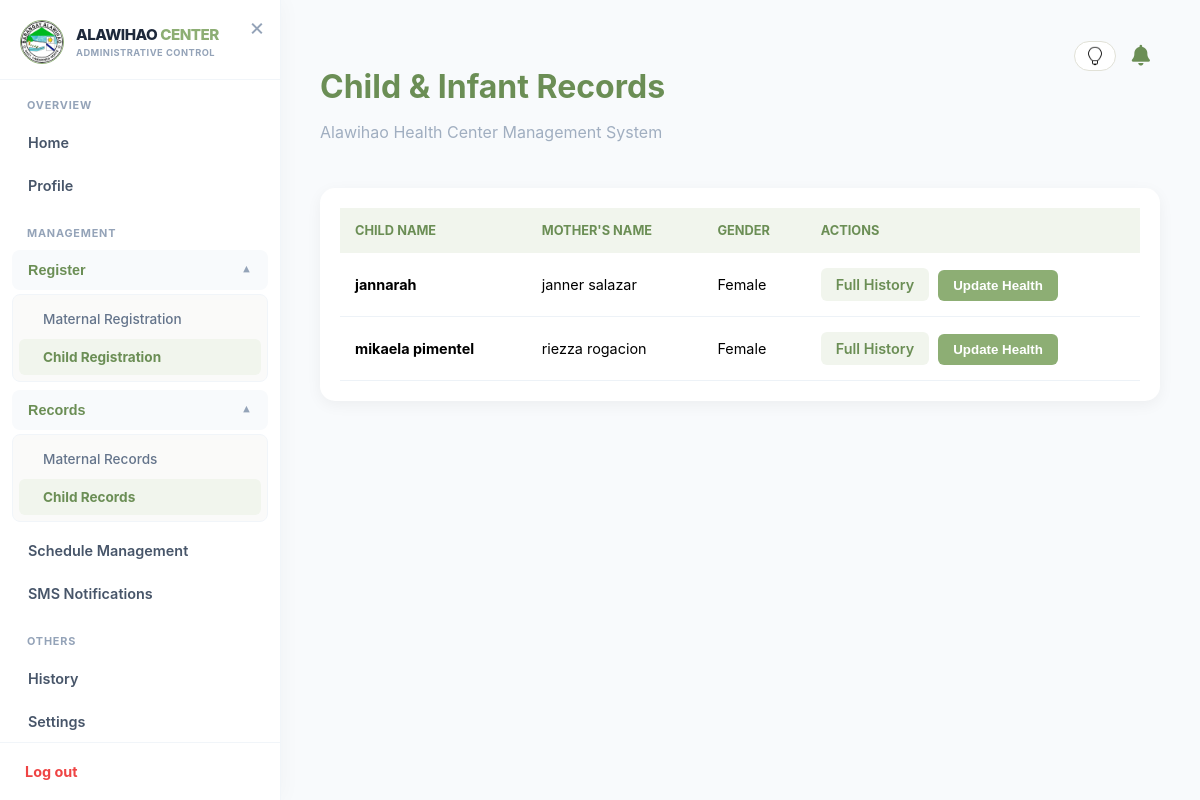
Screenshot of /admin/admin_child_hr.php (signed in) with the database file from the repository.
### tables this page shows
CREATE TABLE `children` (
  `id` int(11) NOT NULL,
  `user_id` int(11) NOT NULL,
  `child_name` varchar(255) NOT NULL,
  `mother_name` varchar(255) NOT NULL,
  `father_name` varchar(150) DEFAULT NULL,
  `gender` enum('Male','Female') NOT NULL,
  `birth_date` date NOT NULL,
  `weight_kg` decimal(5,2) DEFAULT NULL,
  `height_cm` decimal(5,2) DEFAULT NULL,
  `weight` float NOT NULL,
  `blood_type` varchar(10) DEFAULT NULL,
  `place_of_birth` varchar(255) NOT NULL,
  `family_no` varchar(50) DEFAULT NULL,
  `address` text DEFAULT NULL,
  `barangay` varchar(100) DEFAULT NULL,
  `health_center` varchar(100) DEFAULT NULL,
  `created_at` timestamp NOT NULL DEFAULT current_timestamp(),
  `status` enum('Pending','Approved') DEFAULT 'Pending',
  `vaccination_status` varchar(20) DEFAULT 'None',
  `vaccine_taken` text DEFAULT NULL,
  `administered_by` varchar(255) DEFAULT NULL,
  `family_serial` varchar(50) DEFAULT NULL,
  `birth_height` varchar(20) DEFAULT NULL,
  `immunization_records` text DEFAULT NULL
);

### admin/admin_child_hr.php (the view, shortened to what this page needs)
<?php
include '../db_connect.php';
$query = "SELECT * FROM children ORDER BY child_name ASC";
$result = mysqli_query($conn, $query);
$history_query = mysqli_query($conn, "SELECT child_id, vaccine_taken FROM infant_records");
$child_vaccines_map = [];
while ($row_hist = mysqli_fetch_assoc($history_query)) {
    $cid = $row_hist['child_id'];
    $vac = trim($row_hist['vaccine_taken']);
    if (!empty($vac)) {
        if (!isset($child_vaccines_map[$cid])) {
            $child_vaccines_map[$cid] = [];
        }
        if (!in_array($vac, $child_vaccines_map[$cid])) {
            $child_vaccines_map[$cid][] = $vac;
        }
    }
}
?>
<!DOCTYPE html>
<html lang="en">
<head>
    <link rel="stylesheet" href="">
<?php $notif_path='../'; include '../notif_assets.php'; ?>
</head>
<body>
<div id="main">
    <div class="header-section" style="display:flex;align-items:flex-start;justify-content:space-between;">
        <div>
            <button onclick="toggleSidebar()" style="background:none; border:none; font-size:24px; cursor:pointer; color:var(--dark-sage); margin-bottom:10px;"></button>
            <h1>Child & Infant Records</h1>
            <p style="color: #A0AEC0;">Alawihao Health Center Management System</p>
        </div>
        <?php include '../notif_bell.php'; ?>
    </div>
    <div class="table-container">
        <table>
            <thead>
                <tr>
                    <th>Child Name</th>
                    <th>Mother's Name</th>
                    <th>Gender</th>
                    <th>Actions</th>
                </tr>
            </thead>
            <tbody>
                <?php while($row = mysqli_fetch_assoc($result)): ?>
                    <?php
                        $c_id = $row['id'];
                        $taken_list = isset($child_vaccines_map[$c_id]) ? $child_vaccines_map[$c_id] : [];
                    ?>
                <tr>
                    <td><strong><?php echo htmlspecialchars($row['child_name']); ?></strong></td>
                    <td><?php echo htmlspecialchars($row['mother_name']); ?></td>
                    <td><?php echo $row['gender']; ?></td>
                    <td>
                        <a href="admin_child_history.php?id=<?php echo $c_id; ?>" class="btn btn-view">Full History</a>
                        <button class="btn btn-edit" onclick="openEditModal('<?php echo $c_id; ?>', '<?php echo htmlspecialchars($row['child_name'], ENT_QUOTES); ?>', <?php echo htmlspecialchars(json_encode($taken_list), ENT_QUOTES); ?>)">Update Health</button>
                    </td>
                </tr>
                <?php endwhile; ?>
            </tbody>
        </table>
    </div>
</div>
</body>
</html>

### theme.css (style rules this page uses)
*, *::before, *::after { transition: background-color 0.25s ease, color 0.2s ease, border-color 0.2s ease, box-shadow 0.2s ease; }
:root, [data-theme="light"] { --dm-bg: #F9F9F4; --dm-surface: #FFFFFF; --dm-surface2: #F4F7F0; --dm-text: #2D2D2D; --dm-text2: #555; --dm-muted: #6b7280; --dm-border: #E1E1D7; --dm-hover: #F0F5EC; --dm-sage: #8DAE74; --dm-dark-sage: #5A6B47; --dm-input-bg: #FFFFFF; --dm-input-border: #E1E1D7; --dm-card-shadow: 0 2px 8px rgba(0,0,0,0.06); --dm-sidebar-bg: #FFFFFF; --dm-topbar-bg: #FFFFFF; --dm-topbar-border:#E1E1D7; --dm-table-head: #F4F4ED; --dm-table-stripe: #F9FAF6; --dm-badge-bg: #F0F5EC; }

### admin/admin_child_hr.php (style rules this page uses)
:root { --sage: #8DAE74; --dark-sage: #6B8E55; --soft-sage: #F1F5ED; --text-main: #2D3748; --sidebar-width: 280px; --transition: all 0.3s ease-in-out; }
body { font-family: 'Inter', sans-serif; background-color: #F8FAFC; margin: 0; display: flex; }
#main { flex-grow: 1; padding: 40px; transition: var(--transition); margin-left: 0; }
.header-section { margin-bottom: 30px; }
.header-section h1 { color: var(--dark-sage); margin: 0; }
.table-container { background: white; padding: 20px; border-radius: 15px; box-shadow: 0 4px 15px rgba(0,0,0,0.05); }
table { width: 100%; border-collapse: collapse; }
th { text-align: left; padding: 15px; background: var(--soft-sage); color: var(--dark-sage); font-size: 0.8rem; text-transform: uppercase; }
td { padding: 15px; border-bottom: 1px solid #EDF2F7; font-size: 0.9rem; }
.btn { padding: 8px 15px; border-radius: 6px; border: none; cursor: pointer; font-weight: 600; transition: 0.2s; text-decoration: none; display: inline-block; }
.btn-view { background: var(--soft-sage); color: var(--dark-sage); margin-right: 5px; }
.btn-edit { background: var(--sage); color: white; }

### admin/admin_sidebar.php (style rules this page uses)
#main, .main-content, #main-wrapper { transition: margin-left 0.3s cubic-bezier(0.4, 0, 0.2, 1) !important; margin-left: 280px !important; box-sizing: border-box !important; }

### rows the page displays
children: child_name "jannarah", mother_name "janner salazar", gender "Female"
children: child_name "mikaela pimentel", mother_name "riezza rogacion", gender "Female"
